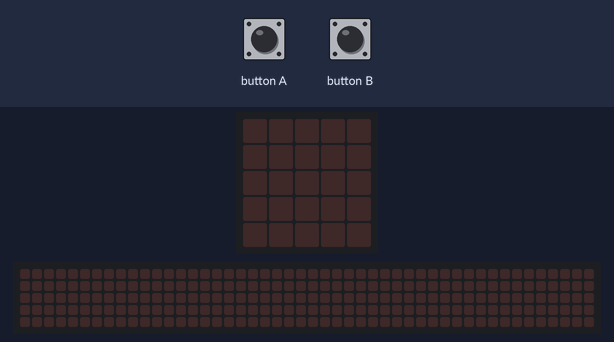
A program run on a simulated BBC micro:bit (MakeCode). Shown: the board's 5×5 LED display, a strip that is not on the board, showing the scrolling text unrolled. The inputs (shaded band) are chosen by the test bench. The 48×5 strip is a reading aid, not a part: it shows the text the display is scrolling, unrolled, one strip-width of it at a time.

Above: at 1.2 s.
1.3 s: button A pressed for 0.15 s
At 1.8 s:
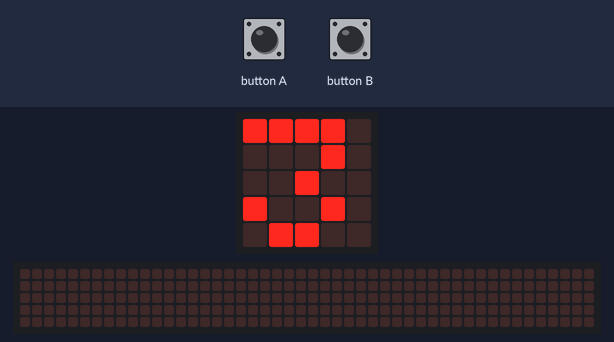
2.9 s: button B pressed for 0.15 s
At 5.1 s:
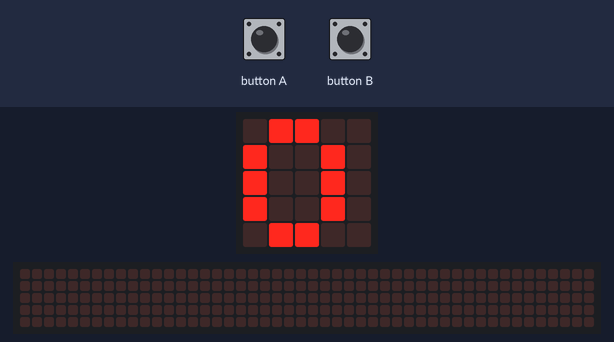
5.3 s: button A pressed 5 times (0.12 s each, 0.3 s apart)
At 7.91 s:
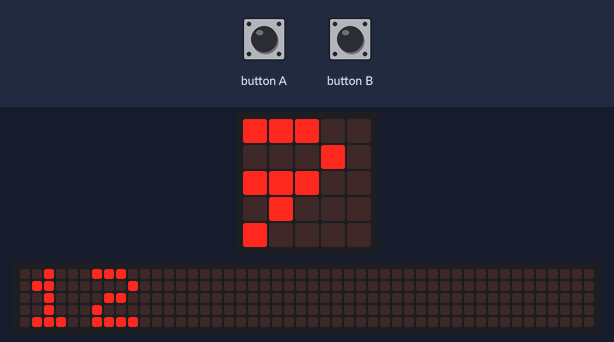
9.6 s: button A pressed for 0.15 s
12.7 s: button B pressed for 0.15 s
At 21.7 s:
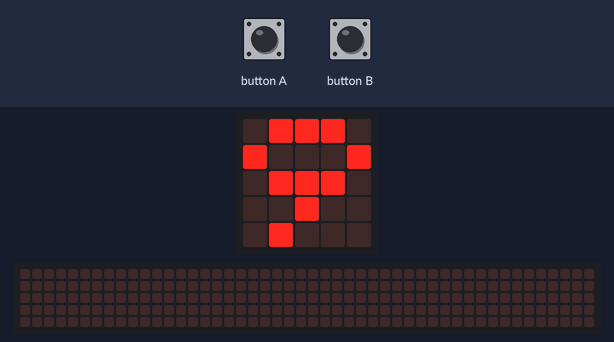

The program:

main.ts
```typescript
let contador_de_cosas = 0
input.onButtonPressed(Button.A, function () {
    contador_de_cosas = contador_de_cosas + 3
    basic.showNumber(contador_de_cosas)
})
input.onButtonPressed(Button.B, function () {
    while (contador_de_cosas > 0) {
        if (contador_de_cosas >= 6) {
            contador_de_cosas = contador_de_cosas - 3
        } else {
            contador_de_cosas = contador_de_cosas - 1
        }
        basic.showNumber(contador_de_cosas)
    }
})
```

test.ts
```typescript
// aquí va el archivo "tests"; esto no se compilará cuando este paquete se utilice como una extensión.
```

Measured:
- after the input at 1.3 s, the display: changes after 0.15 s (image 1)
- after the input at 2.9 s, the display: first changes after 0.15 s (image 2 shows a later state)
- after the input at 5.3 s, the display: first changes after 0.12 s (image 3 shows a later state)
- what the display in image 4 shows lasts 0.7 s, from 21.2 s to 21.9 s
